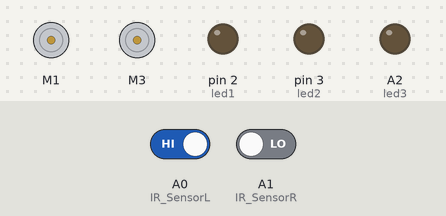
The sketch below on a simulated Arduino Uno, built with avr-gcc and run on an emulated ATmega328P. Parts: 2 × DC motor (green arrow = forward, orange = backward, longer = faster), output pins drawn as LEDs (lit = HIGH). The test bench sets the inputs (shaded band); at power-on: A1 (IR_SensorR) LOW, A0 (IR_SensorL) HIGH.

Above: at 6.2 s.
6.3 s: A1 (IR_SensorR) driven HIGH
At 7.2 s:
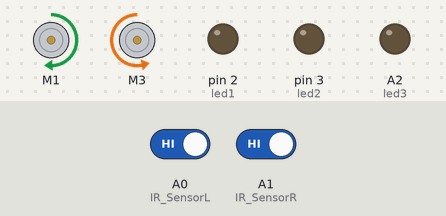
7.8 s: A1 (IR_SensorR) driven LOW
At 8.3 s:
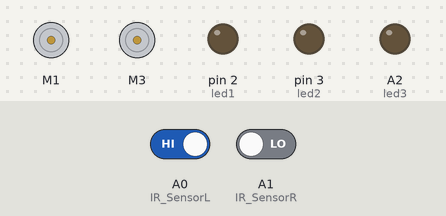
Timing chart, 0 to 10.8 s (numbered marks = the images above; inputs shaded):
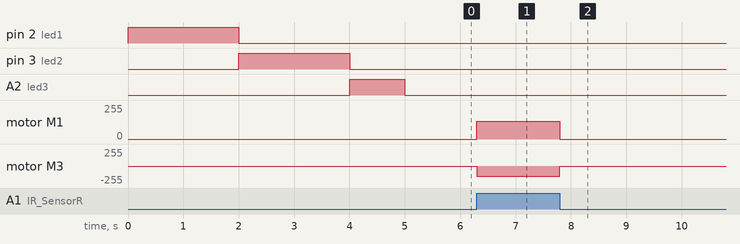

Measured:
- after the input at 6.3 s, motor M1: stopped → forward 135/255 at once; motor M3: stopped → backward 150/255 at once
- after the input at 7.8 s, motor M1: forward 135/255 → stopped at once; motor M3: backward 150/255 → stopped at once

The sketch:

sketch_jun12e_test.ino
```cpp
#include <AFMotor.h>    // AFMotor kutubxonasini yuklab oling!!!
AF_DCMotor motor1(1);
AF_DCMotor motor2(3);

int trigPin = 9;
int echoPin = 10;
int davomiylik, sm;
bool  jn = false;

int led1 = 2; //red
int led2 = 3;
int led3 = A2;
int IR_SensorL = A0;
int IR_SensorR = A1;

void plusUltra() {
  digitalWrite(trigPin, LOW);
  delayMicroseconds(5);
  digitalWrite(trigPin, HIGH);
  delayMicroseconds(15);
  digitalWrite(trigPin, LOW);
  davomiylik = pulseIn(echoPin, HIGH);
  sm = davomiylik / 58;


  Serial.print("ultrasonic: ");
  Serial.println(sm);
}

void setup() {
  //Serial.begin(9600);
  pinMode(trigPin, OUTPUT);
  pinMode(echoPin, INPUT);
  pinMode(led1, OUTPUT);
  pinMode(led2, OUTPUT);
  pinMode(led3, OUTPUT);
  pinMode(IR_SensorL, INPUT);
  pinMode(IR_SensorR, INPUT);

  //  delay(5000);             // 5 Sekund kutib turish
  motor1.setSpeed(135);    // Tezlik 0 dan 255 gacha o'zgartirish mumkin
  motor1.run(RELEASE);
  motor2.setSpeed(150);    // Tezlik 2- Motor uchun
  motor2.run(RELEASE);
  Serial.begin(9600);
  digitalWrite(led1, HIGH);
  delay(2000);
  digitalWrite(led1, LOW);
  digitalWrite(led2, HIGH);
  delay(2000);
  digitalWrite(led1, LOW);
  digitalWrite(led2, LOW);
  digitalWrite(led3, HIGH);
  delay(1000);
  digitalWrite(led3, LOW);
}

void loop() {
  while ((digitalRead(IR_SensorL) == 1) && (digitalRead(IR_SensorR) == 1)) {
//    plusUltra();
////    readGroundLine();
//    //Serial.println(sm);
//    while (sm > 50) {
//      //Agar 50 sm masofada biror raqib ko'rinsa
//      digitalWrite(led1, LOW);
//      digitalWrite(led2, HIGH);
//      motor1.run(BACKWARD);  //O'nga burilib raqibni qidir
//      motor2.run(FORWARD);
//      delay(10);
//      jn = false;
//      plusUltra();
//    }
//    digitalWrite(led1, HIGH);
//    digitalWrite(led2, LOW);
//    if (jn == false) {
//      motor1.run(RELEASE);   //Oldinga yuri
//      motor2.run(RELEASE);
//      delay(350);
//      Serial.println("Break");
      motor1.run(FORWARD);   //Oldinga yuri
      motor2.run(BACKWARD);
//      delay(350);
//      jn = true;
//    }
//    motor1.run(FORWARD);   //Oldinga yuri
//    motor2.run(FORWARD);
//    delay(500);
  }
  motor1.run(RELEASE);   //Oldinga yuri
      motor2.run(RELEASE);
//  readGroundLine();
}

void readGroundLine() {
  if ((digitalRead(IR_SensorL) == 0) && (digitalRead(IR_SensorR) == 0)) {
    motor1.run(RELEASE);//right
    motor2.run(RELEASE);//left
    delay(350);
    motor1.run(BACKWARD);
    motor2.run(BACKWARD);
    delay(500);
  }
  else if (digitalRead(IR_SensorL) == 0) {
    motor1.run(RELEASE);//right
    motor2.run(RELEASE);//left
    delay(350);
    motor1.run(BACKWARD);
    motor2.run(FORWARD);
    delay(700);
  }
  else if (digitalRead(IR_SensorR) == 0) {
    motor1.run(RELEASE);//right
    motor2.run(RELEASE);//left
    delay(350);
    motor1.run(FORWARD);
    motor2.run(BACKWARD);
    delay(700);
  }
}
```
